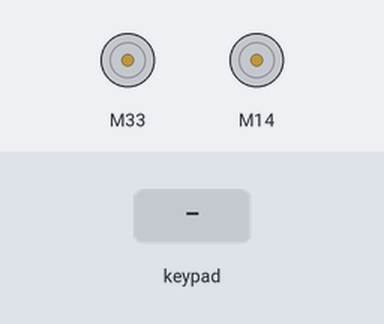
This sketch was run on a simulated ESP32. Shown: 2 × DC motor (green arrow = forward, orange = backward, longer = faster). The test bench sets the inputs (shaded band). What the sketch prints to the serial monitor is not drawn.

Above: at 1.2 s.
1.3 s: key 'U' pressed
At 1.5 s:
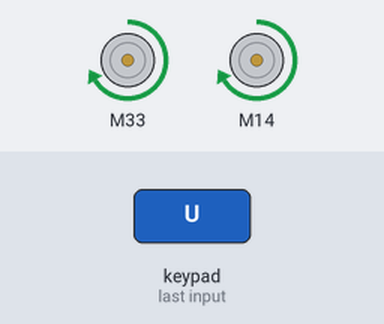
3.2 s: key 'D' pressed
At 3.4 s:
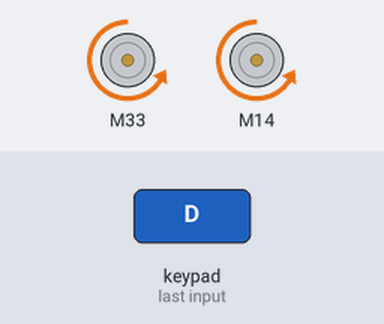
5.1 s: key 'L' pressed
At 5.3 s:
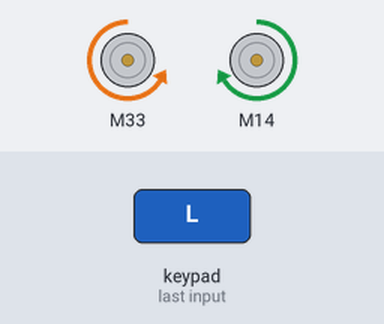
7.0 s: key 'R' pressed
At 7.2 s:
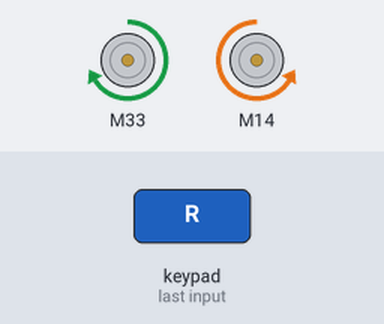
Timing chart, 0 to 9.9 s (numbered marks = the images above; inputs shaded):
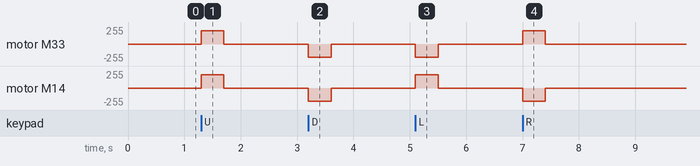

The sketch:

BLECar_direction_key.ino
```cpp
//https://howtomechatronics.com/tutorials/arduino/arduino-dc-motor-control-tutorial-l298n-pwm-h-bridge/
#include <L298NX2.h>
#include <L298N.h>
#define CUSTOM_SETTINGS
#define INCLUDE_GAMEPAD_MODULE
#include <DabbleESP32.h>

// Pin definition-----------------
const unsigned int ENA = 32;
const unsigned int IN1 = 33;
const unsigned int IN2 = 27;
const unsigned int IN3 = 14;
const unsigned int IN4 = 12;
const unsigned int ENB = 13;

// Initialize both motors--------------------
L298NX2 motor(ENA, IN1, IN2, ENB, IN3, IN4);

void setup()
{
  // Used to display information
  Serial.begin(115200);
  //motor.setSpeed(50);
  motor.setSpeed(200);
  Dabble.begin("MyEsp32");       //set bluetooth name of your device
  motor.stop();
  // Wait for Serial Monitor to be opened
  while (!Serial){
  }
}

void loop(){
  Dabble.processInput();

  Serial.print("KeyPressed: ");
  if(GamePad.isUpPressed()){
    motor.forward();
    Serial.print("Up");
  }else if(GamePad.isDownPressed()){
    motor.backward();
    Serial.print("Down");
  }else if(GamePad.isLeftPressed()){
    motor.forwardB();
    motor.backwardA();
    Serial.print("Left");
  }else if(GamePad.isRightPressed()){
    motor.forwardA();
    motor.backwardB();
    Serial.print("Right");
  }else{
    motor.stop();
    Serial.print("NONE");
  }
  Serial.println();

}
```

Measured:
- after the input at 1.3 s, motor M33, motor M14: stopped → forward 200/255 at once, → stopped 0.40 s later
- after the input at 3.2 s, motor M33, motor M14: stopped → backward 200/255 at once, → stopped 0.40 s later
- after the input at 5.1 s, motor M33: stopped → backward 200/255 at once, → stopped 0.40 s later; motor M14: stopped → forward 200/255 at once, → stopped 0.40 s later
- after the input at 7.0 s, motor M33: stopped → forward 200/255 at once, → stopped 0.40 s later; motor M14: stopped → backward 200/255 at once, → stopped 0.40 s later
